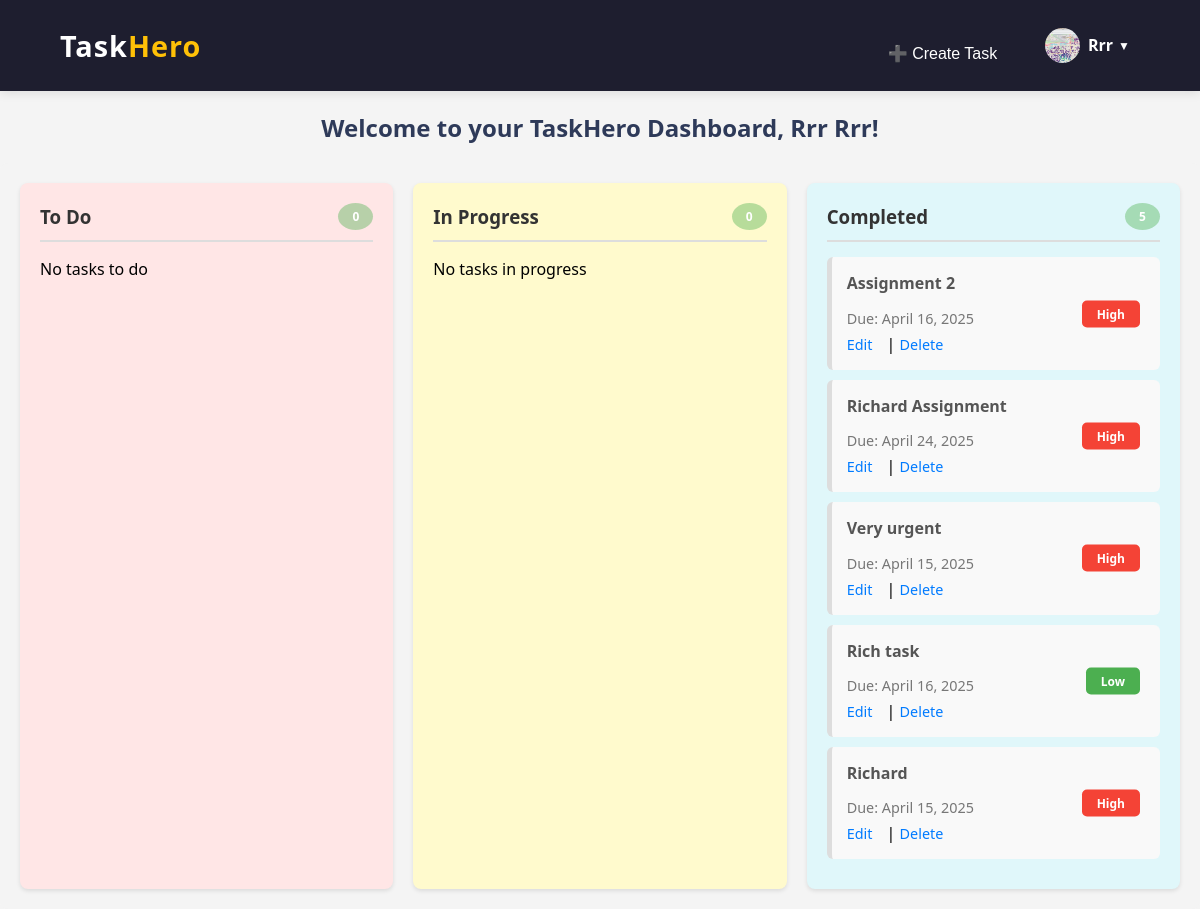
Page /dashboard/ (signed in) on the earlier database version.
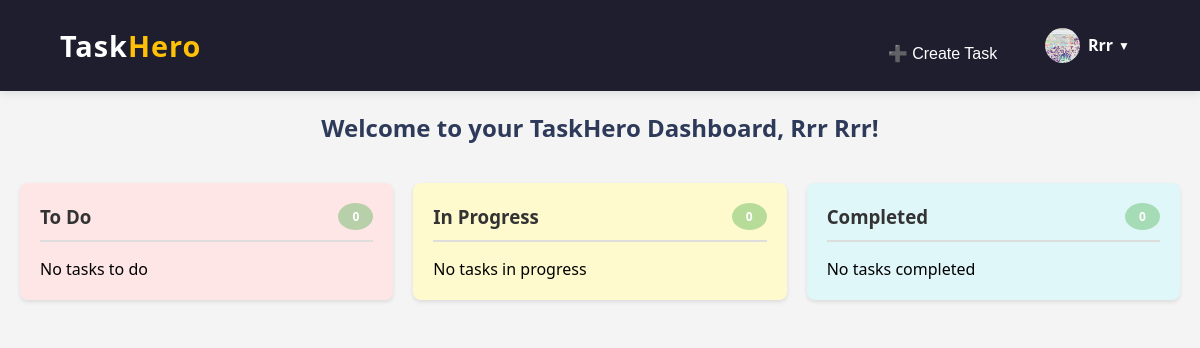
Same page on the later database version.
### core/models.py (models this page shows, shortened)
class UserProfile(models.Model):
    user = models.OneToOneField(User, on_delete=models.CASCADE)
    profile_picture = models.ImageField(
        upload_to=user_directory_path,
        default='images/default-profile.png',
        blank=True
    )

class Task(models.Model):
    STATUS_CHOICES = [
        ('to_do', 'To Do'),
        ('in_progress', 'In Progress'),
        ('completed', 'Completed'),
    ]
    PRIORITY_CHOICES = [
        ('low', 'Low'),
        ('medium', 'Medium'),
        ('high', 'High'),
    ]
    title = models.CharField(max_length=255)
    description = models.TextField()
    due_date = models.DateField()
    status = models.CharField(max_length=20, choices=STATUS_CHOICES, default='to_do')
    priority = models.CharField(max_length=20, choices=PRIORITY_CHOICES, default='low')
    user = models.ForeignKey(User, on_delete=models.CASCADE, related_name='tasks')  # Link task to user

### core/views.py (the view)
# urls.py: path('dashboard/', views.dashboard, name='dashboard'),
@login_required
def dashboard(request):
    profile = UserProfile.objects.get(user=request.user)
    tasks_to_do = Task.objects.filter(user=request.user, status='to_do')
    tasks_in_progress = Task.objects.filter(user=request.user, status='in_progress')
    tasks_completed = Task.objects.filter(user=request.user, status='completed')
    return render(request, 'core/dashboard.html', {
        'tasks_to_do': tasks_to_do,
        'tasks_in_progress': tasks_in_progress,
        'tasks_completed': tasks_completed,
        'profile': profile
    })

### core/templates/core/dashboard.html
{% extends 'core/base.html' %}
{% block content %}
<h2 class="dashboard-header">Welcome to your TaskHero Dashboard, {{ user.first_name|title }} {{ user.last_name|title }}!</h2>
<div class="dashboard-container">
    <div class="task-column to-do-column">
        <h3>
            To Do
            <div class="task-count">{{ tasks_to_do|length }}</div>
        </h3>
        {% for task in tasks_to_do %}
        <div class="task-card{% if task.due_date < today %} overdue{% endif %}">
            <h4>{{ task.title }}</h4>
            <p>Due: {{ task.due_date }}</p>
            <div class="task-footer" >
                <span class="priority {{ task.priority }}">{{ task.priority }}</span>
                <form method="POST" action="{% url 'start_task' task.pk %}">
                    {% csrf_token %}
                    <button type="submit" class="btn start-btn">Start</button>
                </form>
            </div>
            <a href="{% url 'edit_task' task.pk %}">Edit</a> |
            <a href="{% url 'delete_task' task.pk %}">Delete</a>
        </div>
        {% empty %}
        <p>No tasks to do</p>
        {% endfor %}
    </div>
    <div class="task-column in-progress-column">
        <h3>
            In Progress
            <div class="task-count">{{ tasks_in_progress|length }}</div>
        </h3>
        {% for task in tasks_in_progress %}
        <div class="task-card{% if task.due_date < today %} overdue{% endif %}">
            <h4>{{ task.title }}</h4>
            <p>Due: {{ task.due_date }}</p>
            <div class="task-footer" >
                <span class="priority {{ task.priority }}">{{ task.priority }}</span>
                <form method="POST" action="{% url 'complete_task' task.pk %}">
                    {% csrf_token %}
                    <button type="submit" class="btn start-btn">Complete</button>
                </form>
            </div>
            <a href="{% url 'edit_task' task.pk %}">Edit</a> |
            <a href="{% url 'delete_task' task.pk %}">Delete</a>
        </div>
        {% empty %}
        <p>No tasks in progress</p>
        {% endfor %}
    </div>
    <div class="task-column completed-column">
        <h3>
            Completed
            <div class="task-count">{{ tasks_completed|length }}</div>
        </h3>
        {% for task in tasks_completed %}
        <div class="task-card{% if task.due_date < today %} overdue{% endif %}">
            <h4>{{ task.title }}</h4>
            <p>Due: {{ task.due_date }}</p>
            <div class="task-footer" style="display: flex; align-items: center; justify-content: flex-start;">
                <span class="priority {{ task.priority }}">{{ task.priority }}</span>
            </div>
            <a href="{% url 'edit_task' task.pk %}">Edit</a> |
            <a href="{% url 'delete_task' task.pk %}">Delete</a>
        </div>
        {% empty %}
        <p>No tasks completed</p>
        {% endfor %}
    </div>
</div>
{% endblock %}

### core/templates/core/base.html (shortened to what this page needs)
{% load static %}
<!DOCTYPE html>
<html lang="en">
<head>
    <link rel="stylesheet" href="{% static 'core/style.css' %}">
    <link rel="stylesheet" href="https://cdnjs.cloudflare.com/ajax/libs/animate.css/4.1.1/animate.min.css"/>
</head>
<body>
    <nav class="navbar">
        <div class="container">
            <div class="logo">Task<span>Hero</span></div>
            <div class="nav-links">
                {% if user.is_authenticated %}
                <form action="{% url 'create_task'%}" method="post" class="logout-form">
                    <button type="submit">➕ Create Task</button>
                  </form>
                  <div class="profile-dropdown">
                    <div class="profile-toggle" onclick="toggleDropdown()">
                        {% if profile.profile_picture %}
                            <img src="{{ profile.profile_picture.url }}" alt="Profile Picture" class="profile-img">
                        {% else %}
                            <img src="{% static 'core/images/reminder2.jpeg' %}" alt="Default Profile Picture" class="profile-img">
                        {% endif %}
                        <span class="profile-name">{{ user.first_name|title }}</span>
                        <span class="dropdown-icon">▼</span>
                    </div>
                  </div>
                {% endif %}
            </div>
        </nav>
    <div class="content">
        {% block content %}
        {% endblock %}
    </div>
</body>
</html>

### core/static/core/style.css (style rules this page uses)
body { font-family: 'Segoe UI', sans-serif; margin: 0; padding: 0; background: #f4f4f4; }
.navbar { background-color: #1e1e2f; padding: 15px 0; box-shadow: 0 2px 10px rgba(0,0,0,0.1); position: sticky; top: 0; z-index: 1000; }
.navbar .container { width: 90%; max-width: 1200px; margin: 0 auto; display: flex; justify-content: space-between; align-items: center; }
.logo { font-size: 1.8rem; color: #ffffff; font-weight: bold; letter-spacing: 1px; }
.logo span { color: #ffc107; }
.nav-links { display: flex; gap: 25px; align-items: center; }
.nav-links a, .logout-form button { color: #fff; text-decoration: none; font-weight: 500; font-size: 1rem; background: none; border: none; cursor: pointer; transition: color 0.3s ease; }
.logout-form { display: inline; }
.nav-links a, .logout-form button { position: relative; }
.nav-links a::after, .logout-form button::after { content: ''; position: absolute; left: 0; bottom: -4px; width: 0; height: 2px; background-color: #ffc107; transition: width 0.3s ease; }
.profile-dropdown { position: relative; display: inline-block; }
.profile-toggle { display: flex; align-items: center; cursor: pointer; padding: 5px 10px; border-radius: 20px; color: white; transition: background 0.3s ease; }
.profile-img { width: 35px; height: 35px; border-radius: 50%; object-fit: cover; margin-right: 8px; }
.profile-name { font-weight: bold; margin-right: 5px; }
.dropdown-icon { font-size: 12px; }
h2 { text-align: center; color: #2e3a59; }
form { display: flex; flex-direction: column; }
form button { background-color: #2e3a59; color: white; padding: 0.8rem; margin-top: 1rem; border: none; border-radius: 6px; cursor: pointer; font-weight: bold; }
.dashboard-container { display: grid; grid-template-columns: repeat(auto-fit, minmax(300px, 1fr)); gap: 20px; padding: 20px; background-color: #f4f4f4; border-radius: 8px; transition: background-color 0.3s ease; }
.task-column { background-color: #fff; border-radius: 8px; padding: 20px; box-shadow: 0 2px 4px rgba(0, 0, 0, 0.1); transition: transform 0.2s ease-in-out; }
.task-column h3 { color: #333; margin-top: 0; margin-bottom: 15px; border-bottom: 2px solid #ddd; padding-bottom: 10px; }
.to-do-column { background-color: #ffe6e6; }
.in-progress-column { background-color: #fffacd; }
.completed-column { background-color: #e0f7fa; }
.task-column p:last-child { margin-bottom: 0; }
.task-column h3 { display: flex; justify-content: space-between; align-items: center; margin-bottom: 15px; color: #333; position: relative; }
.task-count { background-color: #4caf4f66; color: white; border-radius: 50%; padding: 5px 10px; font-size: 12px; font-weight: bold; text-align: center; min-width: 15px; min-height: 15px; display: flex; justify-content: center; align-items: center; }

Differences in the rows shown:
removed Task: title "Assignment 2", due_date "April 16, 2025", priority "High"
removed Task: title "Richard Assignment", due_date "April 24, 2025", priority "High"
removed Task: title "Very urgent", due_date "April 15, 2025", priority "High"
removed Task: title "Rich task", due_date "April 16, 2025", priority "Low"
removed Task: title "Richard", due_date "April 15, 2025", priority "High"
Other differences:
{{ tasks_completed|length }}: "5" → "0"
text now shown: "No tasks completed"
